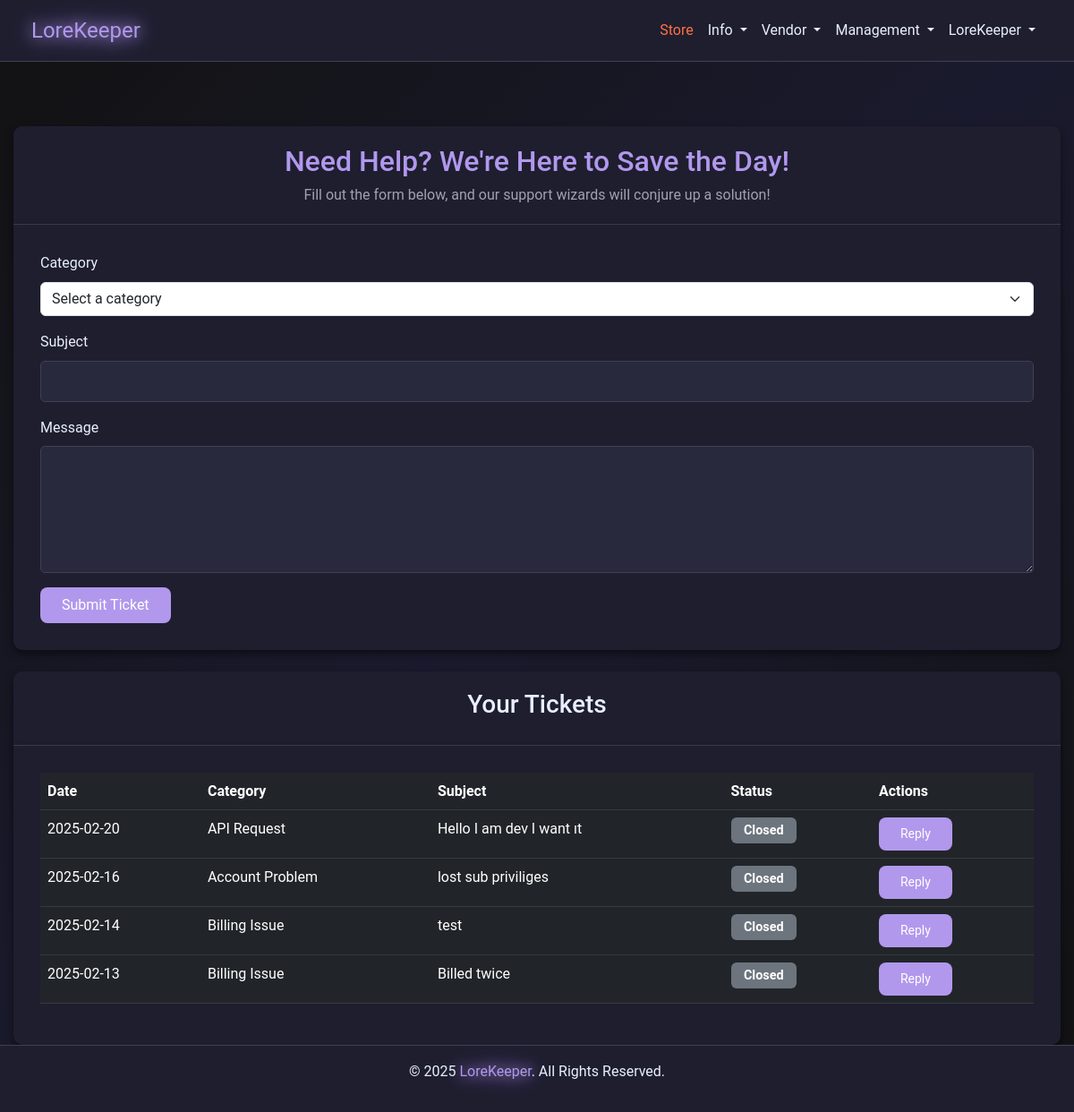
Before: /support (signed in) with the older database file.
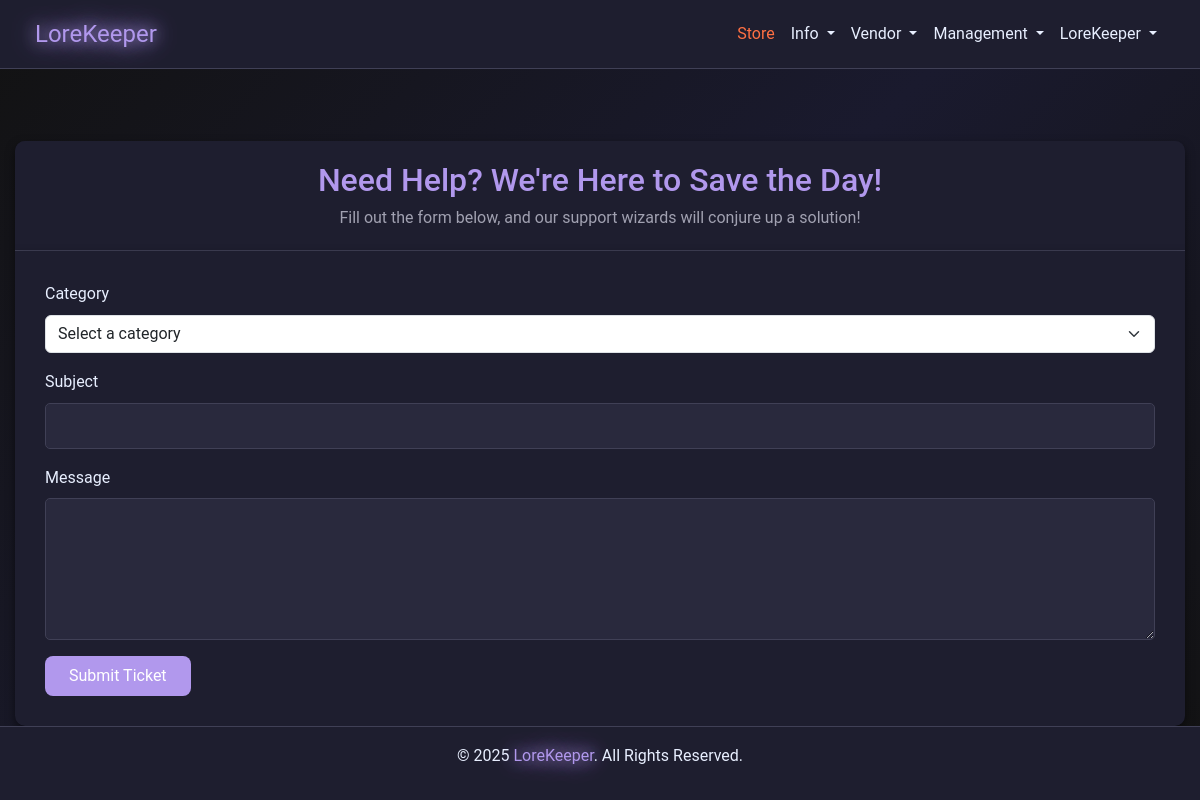
After: the same page with the newer database file.
### models.py (models this page shows)
class SupportTicket(db.Model):
    __tablename__ = "support_tickets"
    id = db.Column(db.Integer, primary_key=True)
    user_id = db.Column(db.Integer, db.ForeignKey("users.id"), nullable=False)
    category = db.Column(db.String(100), nullable=False)
    subject = db.Column(db.String(100), nullable=False)
    message = db.Column(db.Text, nullable=False)
    status = db.Column(db.String(20), default="Open", index=True)
    created_at = db.Column(db.DateTime, default=datetime.utcnow)
    responses = db.relationship(
        "SupportTicketResponse",
        back_populates="ticket",
        lazy="dynamic",
        cascade="all, delete-orphan",
    )
    user = db.relationship("User", backref="tickets")

### app.py (the view, shortened to what this page needs)
@app.route("/support", methods=["GET", "POST"])
def support():
    if not session.get("user_id"):
        flash("Please log in to submit a support ticket.", "warning")
        return redirect(url_for("login"))
    tickets = (
        SupportTicket.query.filter_by(user_id=session["user_id"])
        .order_by(SupportTicket.created_at.desc())
        .all()
    )
    return render_template(
        "support.html", tickets=tickets, categories=TICKET_CATEGORIES
    )

### app.py (called while the page is built)
@app.after_request
def add_header(response):
    response.headers["Cache-Control"] = "no-store"
    return response

@app.before_request
def before_request():
    try:
        if session.get("user_id"):
            session.permanent = True
        else:
            getCookie()
    except Exception:
        session.clear()

### templates/support.html (shortened to what this page needs)
{% extends "nav_footer_template.html" %} {% block content %}
<div class="container mt-5">
  <div class="card">
    <div class="card-header">
      <h2>Need Help? We're Here to Save the Day!</h2>
      <p>
        Fill out the form below, and our support wizards will conjure up a
        solution!
      </p>
    </div>
    <div class="card-body">
      <form method="POST">
        <div class="mb-3">
          <label for="category" class="form-label">Category</label>
          <select class="form-select" id="category" name="category" required>
            <option value="" disabled selected>Select a category</option>
          </select>
        </div>
        <div class="mb-3">
          <label for="subject" class="form-label">Subject</label>
          <input
            type="text"
            class="form-control"
            id="subject"
            name="subject"
            required
          />
        </div>
        <div class="mb-3">
          <label for="message" class="form-label">Message</label>
          <textarea
            class="form-control"
            id="message"
            name="message"
            rows="5"
            required
          ></textarea>
        </div>
        <button type="submit" class="btn btn-primary">Submit Ticket</button>
      </form>
    </div>
  </div>
  {% if tickets %}
  <div class="card mt-4">
    <div class="card-header">
      <h3>Your Tickets</h3>
    </div>
    <div class="card-body">
      <div class="table-responsive">
        <table class="table table-dark">
          <thead>
            <tr>
              <th>Date</th>
              <th>Category</th>
              <th>Subject</th>
              <th>Status</th>
              <th>Actions</th>
            </tr>
          </thead>
          <tbody>
            {% for ticket in tickets %}
            <tr>
              <td>{{ ticket.created_at.strftime('%Y-%m-%d') }}</td>
              <td>{{ ticket.category }}</td>
              <td>{{ ticket.subject }}</td>
              <td>
                <span
                  class="badge {% if ticket.status == 'Open' %}bg-success{% else %}bg-secondary{% endif %}"
                >
                  {{ ticket.status }}
                </span>
              </td>
              <td>
                <a
                  href="{{ url_for('user_reply_ticket', ticket_id=ticket.id) }}"
                  class="btn btn-primary btn-sm"
                  >Reply</a
                >
              </td>
            </tr>
            {% endfor %}
          </tbody>
        </table>
      </div>
    </div>
  </div>
  {% endif %}
</div>
{% endblock %}

Changed rows visible on the page:
no longer on this page (row edited): SupportTicket: created_at "2025-02-20", category "API Request", subject "Hello I am dev I want ıt", status "Closed"
no longer on this page (row edited): SupportTicket: created_at "2025-02-16", category "Account Problem", subject "lost sub priviliges", status "Closed"
no longer on this page (row edited): SupportTicket: created_at "2025-02-14", category "Billing Issue", subject "test", status "Closed"
no longer on this page (row edited): SupportTicket: created_at "2025-02-13", category "Billing Issue", subject "Billed twice", status "Closed"
Other visible differences:
text no longer shown: "Your Tickets Date Category Subject Status Actions"
